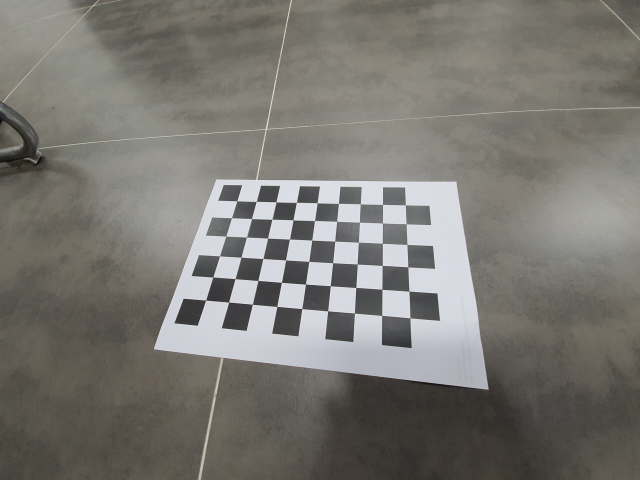
#> input picture 과제_조수익/cal_img/img1.jpg, 1280 x 960 px (shown at 1/2 size); its folder holds 5 pictures in this run
$ python opencv_72.py
#> lines starting #> are read from the running program, lines starting #| are printed output that depends on the picture; after the words box and inside, x2 and y2 are one past the last pixel; in counts of white or black regions, pixels touching at a corner belong together
# 캘리브레이션 영상을 가지고 정보 구하여 dump로 저장하기
import cv2
import numpy as np
import glob
import pickle

x = 9
y = 6

objp = np.zeros((y * x, 3), np.float32)
objp[:, :2] = np.mgrid[0:x, 0:y].T.reshape(-1, 2)

objpoints = []
imgpoints = []

# 사용자가 제시한 조건에 맞는 파일명을 리스트 형식으로 반환
images = glob.glob('cal_img/img*.jpg')

total_images = len(images)
for idx, fname in enumerate(images):
    img = cv2.imread(fname)
#> img is the input picture: shape (960, 1280, 3); mean B, G, R 114.4, 119.7, 121.7
    gray = cv2.cvtColor(img, cv2.COLOR_BGR2GRAY)

    ret, corners = cv2.findChessboardCorners(gray, (x, y), None)
#> ret = True; corners = 54 rows, first 8: [474.1, 402.2], [512.7, 403.3], [552.3, 404.2], [593.1, 405.3], [634.6, 405.9], [677.4, 407.2], [721, 408.3], [765.5, 409.3]

    if ret == True:
        objpoints.append(objp)
        imgpoints.append(corners)

        cv2.drawChessboardCorners(img, (x, y), corners, ret)
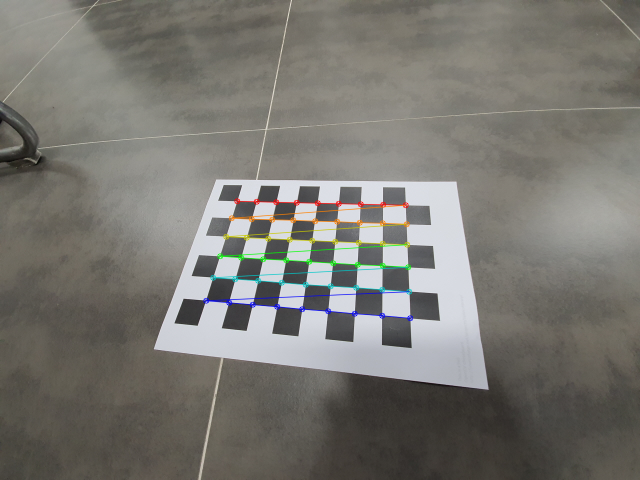
#> img: shape (960, 1280, 3) (shown at 1/2 size); 1.34% of pixels changed, all inside (x1, y1, x2, y2) = (406, 396, 827, 643)

        write_name = 'output/corners_found' + str(idx) + '.jpg'
        cv2.imwrite(write_name, img)

        out_str = f'{idx}/{total_images}'
        cv2.putText(img, out_str, (10, 25), cv2.FONT_HERSHEY_SIMPLEX, 0.4, (0, 255, 255), 1)
#> img: shape (960, 1280, 3); under 0.01% of pixels changed, all inside (x1, y1, x2, y2) = (11, 15, 35, 29)

        cv2.imshow('img', img)
        cv2.waitKey(500)
#> pass 2 of the loop `for idx, fname in enumerate(images):`:
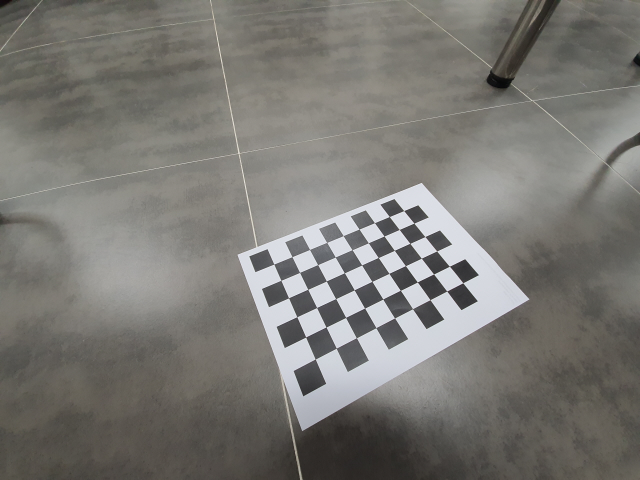
#> input picture 과제_조수익/cal_img/img10.jpg, 1280 x 960 px (shown at 1/2 size)
#> img is the input picture: shape (960, 1280, 3); mean B, G, R 116, 120.6, 122.2
#> corners = 54 rows, first 8: [548.2, 528.6], [584.4, 513.8], [619.6, 499.4], [653.9, 485.2], [686.8, 471.8], [718.6, 458.6], [749.4, 446], [779.1, 433.5]
#> `cv2.drawChessboardCorners(img, (x, y), corners, ret)`:
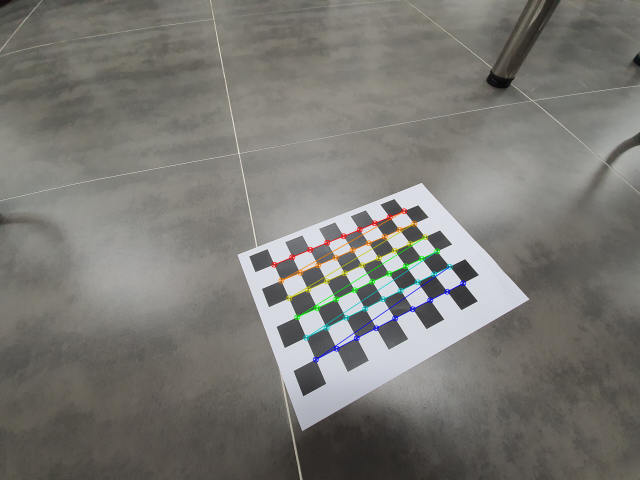
#> img: shape (960, 1280, 3) (shown at 1/2 size); 1.07% of pixels changed, all inside (x1, y1, x2, y2) = (542, 416, 933, 726)
#> pass 3 of the loop `for idx, fname in enumerate(images):`:
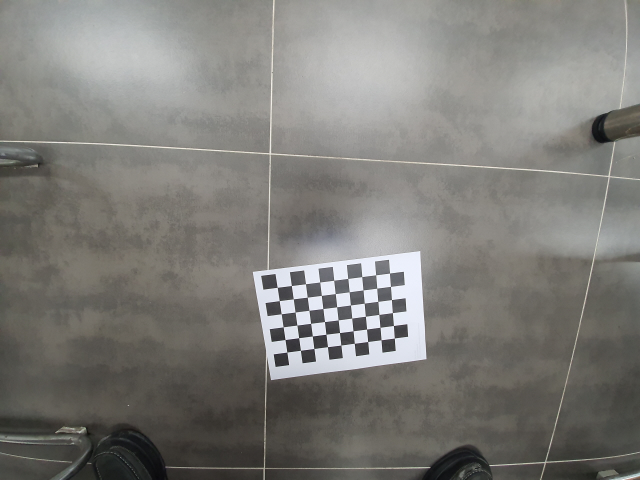
#> input picture 과제_조수익/cal_img/img11.jpg, 1280 x 960 px (shown at 1/2 size)
#> img is the input picture: shape (960, 1280, 3); mean B, G, R 120.1, 124.3, 125.5
#> corners = 54 rows, first 8: [554.7, 575.3], [583.3, 571.6], [611.5, 568.1], [639.9, 564.5], [668, 561], [696, 557.5], [724.2, 553.7], [751.7, 550.3]
#> `cv2.drawChessboardCorners(img, (x, y), corners, ret)`:
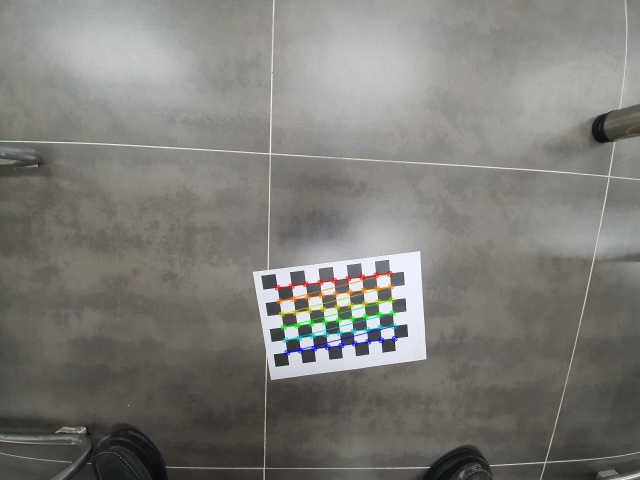
#> img: shape (960, 1280, 3) (shown at 1/2 size); 0.91% of pixels changed, all inside (x1, y1, x2, y2) = (549, 541, 796, 712)
#> the loop made 5 passes; the first 3 are shown

cv2.destroyAllWindows()

img = cv2.imread('cal_img/img8.jpg')
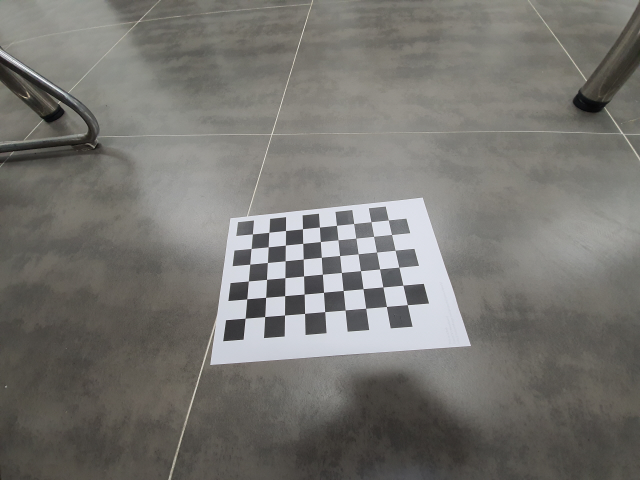
#> input picture 과제_조수익/cal_img/img8.jpg, 1280 x 960 px (shown at 1/2 size)
#> img is the input picture: shape (960, 1280, 3); mean B, G, R 112.6, 117, 118.4
height, width = img.shape[:2]
#> height = 960; width = 1280
img_size = (width, height)
#> img_size = (1280, 960)

ret, mtx, dist, rvecs, tvecs = cv2.calibrateCamera(objpoints, imgpoints, img_size, None, None)

dst = cv2.undistort(img, mtx, dist, None, mtx)
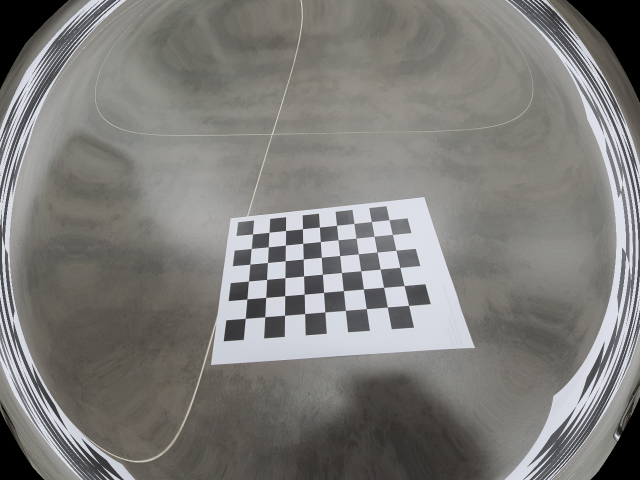
#> dst: shape (960, 1280, 3) (shown at 1/2 size); mean B, G, R 121.9, 124.6, 125.7

cv2.imwrite('output/test_undist.jpg', dst)

dist_pickle = {}
dist_pickle["mtx"] = mtx
dist_pickle["dist"] = dist
pickle.dump(dist_pickle, open('output/wide_dist_pickle.p', 'wb'))
print('mtx', mtx)
print('dist', dist)

img_result = cv2.hconcat([img, dst])
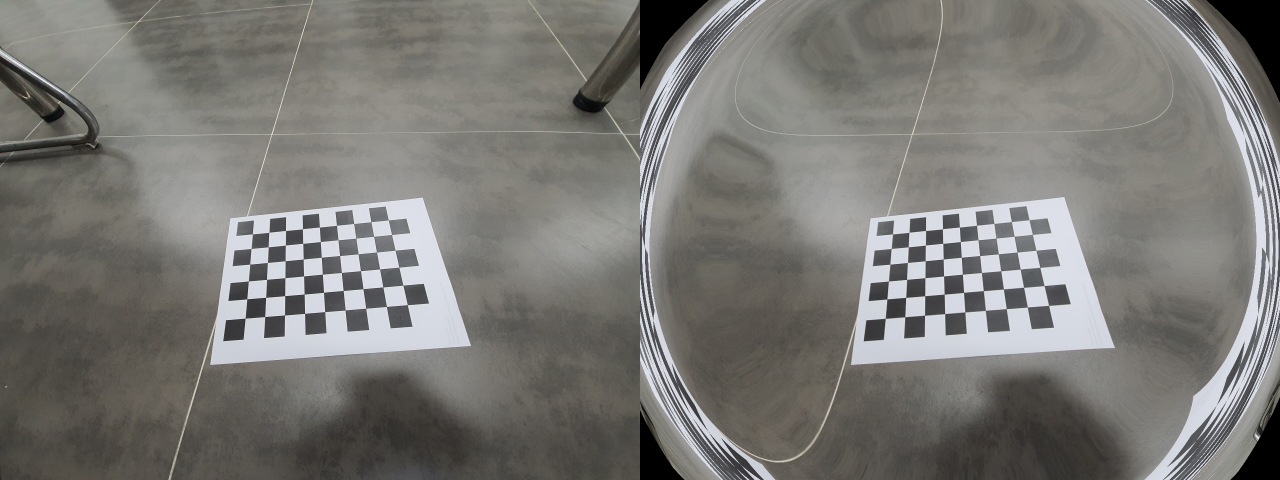
#> img_result: shape (960, 2560, 3) (shown at 1/2 size); mean B, G, R 117.2, 120.8, 122.1
img_result = cv2.pyrDown(img_result)
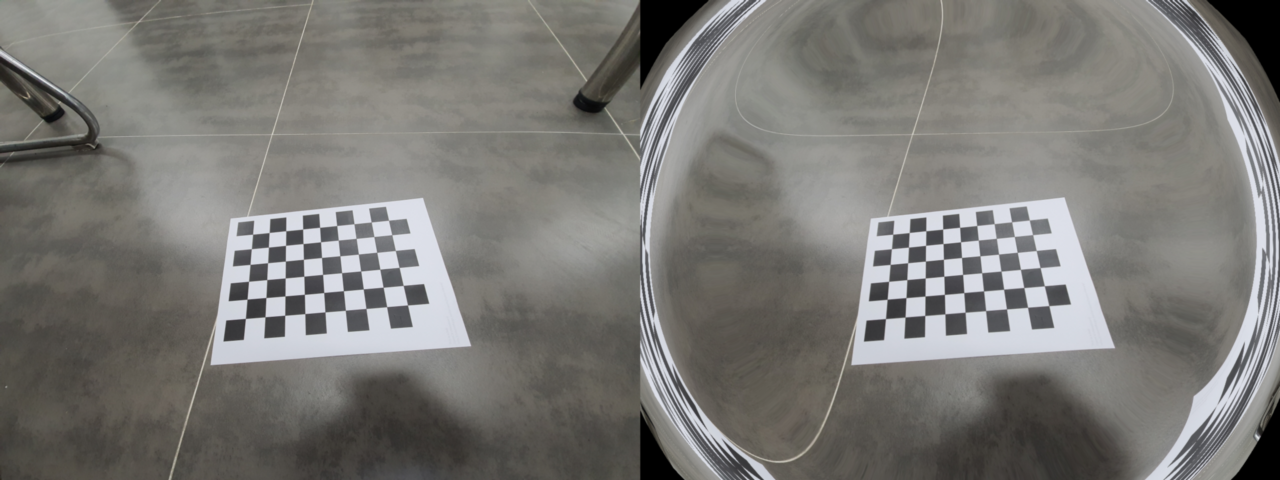
#> img_result: shape (480, 1280, 3); mean B, G, R 117.3, 120.8, 122.1

cv2.imshow('dst', img_result)
cv2.waitKey(0)
cv2.destroyAllWindows()
